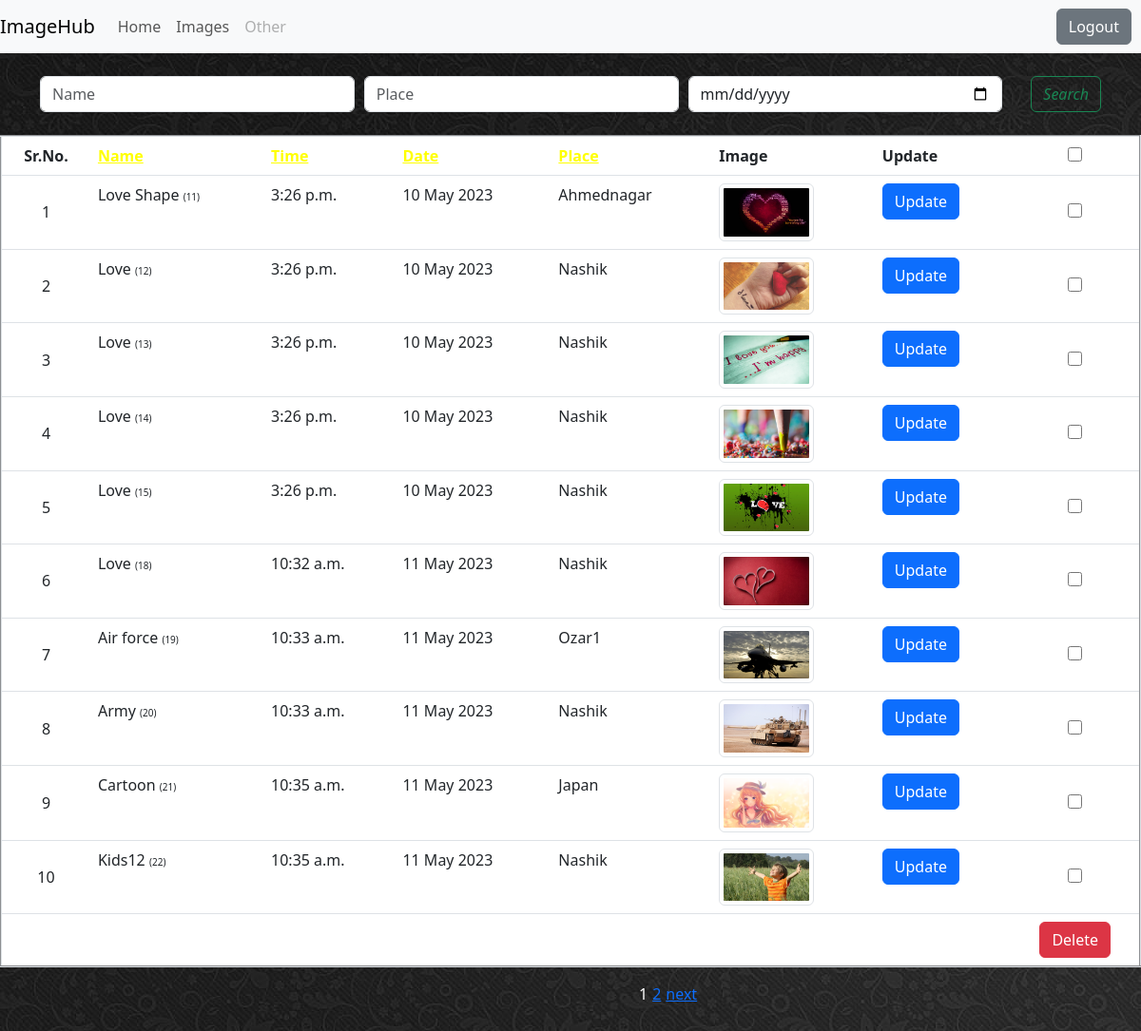
The app's page /display-images/ (signed in) with its own data.
### ImageHub/models.py (models this page shows, shortened)
class Image(models.Model):
    name = models.CharField(max_length=255,validators=[RegexValidator('^[\w\s]{2,}$',message='Only alphanumeric values are allowed.')])
    time = models.TimeField(default=now().time())
    date = models.DateField(default=now().date())
    place = models.CharField(max_length=255,validators=[RegexValidator('^(?=.*[A-Za-z]{3})[A-Za-z0-9]{3,30}$',message='Only alphanumeric values are allowed.')])
    image = models.ImageField(upload_to=image_upload_path,validators=[FileExtensionValidator(allowed_extensions=['jpg','jpeg','png']),MinFileSizeValidator(1024*10,message='File size should be at least 10kb'),MaxFileSizeValidator(1024*1024*10,message='File size should not exceed 10mb.')])
    views=models.IntegerField(default=0)

### ImageHub/views.py (the view)
    def wrapper(request, *args, **kwargs):
        if 'UserIsActive' not in request.session:
            return redirect('login') # redirect to the login page if user is not logged in
        return function(request, *args, **kwargs)

### ImageHub/views.py (called while the page is built)
def check_session(function):
    def wrapper(request, *args, **kwargs):
        if 'UserIsActive' not in request.session:
            return redirect('login') # redirect to the login page if user is not logged in
        return function(request, *args, **kwargs)
    return wrapper

### ImageHub/templates/ImageHub/display_image.html (shortened to what this page needs)
{% extends 'base.html' %}
{%load static%}
{%block content%}
  <div class="container">
    <br>
      <form class="d-flex tm-search-form">
        {{myfilter.form.name}} {{myfilter.form.place}}{{myfilter.form.date}}
          <button class="btn btn-outline-success tm-search-btn" type="submit">
              <i class="fas fa-search">Search</i>
          </button>
      </form>
  </div>
  <br>
    <form method="post" action="{% url 'delete_images' %}">
      <table class="table" border="2">
            <tr style="color: white;">
              <th style="text-align: center;vertical-align: middle;">Sr.No.</th>
              <th><a href="/display-images?attribute=name" style="color: yellow;">Name</a></th>
              <th><a href="/display-images?attribute=time"  style="color: yellow;">Time</a></th>
              <th><a href="/display-images?attribute=date" style="color: yellow;">Date</a></th>
              <th><a href="/display-images?attribute=place" style="color: yellow;">Place</a></th>
              <th>Image</th>
              <th>Update</th>
              <th style="text-align: center;vertical-align:middle;"><input type="checkbox" class="select-all" style="height: 15px;width: 15px;"></th>
            </tr>
            {%if page%}
            {% for each in page %}
              <tr style="color: white;">
                <td style="text-align: center;vertical-align: middle;">{{srno|add:forloop.counter}}</td>
                <td>{{ each.name }} <small style="font-size: x-small;">({{each.pk}})</small></td>
                <td>{{ each.time}}</td>
                <td>{{ each.date|date:'d M Y' }}</td>
                <td>{{ each.place }}</td>
                <td><a href="{{ each.image.url }}"><img src="{{ each.image.url }}" alt="{{ each.name }}" class="img-thumbnail" width="100px" height="60px"></a></td>
                <td><a href="{% url 'update_image' each.pk %}" class="btn btn-primary">Update</a></td>
                <td style="text-align: center;vertical-align:middle;"><input type="checkbox" class="select-item" name="selected_items" value="{{ each.pk }}" style="height: 15px;width: 15px;"></td>
              </tr>
            {% endfor %}
              <tr>
                  <td></td> <td></td> <td></td> <td></td> <td></td> <td></td> <td></td>
                  <td style="text-align: center;vertical-align:middle;"><input type=submit class="btn btn-danger" value="Delete"></td>
              </tr>
        </table>
      </form>
      <div class="pagination">
        {% if page.has_previous %}
        <p style="padding-right: 6in;"></p><a href="?page={{ page.previous_page_number }}">previous <small style="padding-left: 5px;"></small></a>
        {%else%}
                <p style="padding-right: 7in;"></p>
        {% endif %}
        {% for num in page.paginator.page_range %}
        {% if page.number == num %}
        <span class="current-page" id="current_page" style="color: white;">{{ num }}</span>
        {% else %}
        <p style="padding-right: 5px;"></p>
        <a href="?page={{ num }}">{{ num }}</a>
        {% endif %}
        {% endfor %}
        {% if page.has_next %}
        <a href="?page={{ page.next_page_number }}"> <small style="padding-right: 5px;"></small>  next</a>
        {% endif %}
      </div>
      <br><br>
      {%else%}
      <h1>No data Found</h1>
      {%endif%}
{%endblock%}

### ImageHub/templates/base.html (shortened to what this page needs)
<!DOCTYPE html>
{%load static%}
<html>
    <head>
        <link href="https://cdn.jsdelivr.net/npm/bootstrap@5.3.0-alpha3/dist/css/bootstrap.min.css" rel="stylesheet">
    </head>
    <body style="background-image:url('/static/images/background.jpg')">
        <nav class="navbar navbar-expand-lg navbar-light bg-light">
            <a class="navbar-brand">ImageHub</a>
            <div class="collapse navbar-collapse" id="navbarNav">
              <ul class="navbar-nav mr-auto">
                <li class="nav-item active">
                  <a class="nav-link" href="{% url 'add_image' %}">Home</a>
                </li>
                <li class="nav-item">
                  <a class="nav-link" href="/display-images?attribute=Images">Images</a>
                </li>
                <li class="nav-item">
                  <a class="nav-link disabled" href="#">Other</a>
                </li>
              </ul>
            </div>
            {%if 'UserIsActive' in request.session%}
            <ul class="nav navbar-nav navbar-right" style="padding-right: 10px;">
              <li><a class="btn btn-secondary" href="{%url 'logout'%}">Logout</a></li>
            </ul>
          {%endif%}
          </nav>
        {%block content%}
        {%endblock%}
    </body>
</html>

### records on screen
Image: counter "1", name "Love Shape", pk "11", time "3:26 p.m.", date "10 May 2023", place "Ahmednagar", image (picture)
Image: counter "2", name "Love", pk "12", time "3:26 p.m.", date "10 May 2023", place "Nashik", image (picture)
Image: counter "3", name "Love", pk "13", time "3:26 p.m.", date "10 May 2023", place "Nashik", image (picture)
Image: counter "4", name "Love", pk "14", time "3:26 p.m.", date "10 May 2023", place "Nashik", image (picture)
Image: counter "5", name "Love", pk "15", time "3:26 p.m.", date "10 May 2023", place "Nashik", image (picture)
Image: counter "6", name "Love", pk "18", time "10:32 a.m.", date "11 May 2023", place "Nashik", image (picture)
Image: counter "7", name "Air force", pk "19", time "10:33 a.m.", date "11 May 2023", place "Ozar1", image (picture)
Image: counter "8", name "Army", pk "20", time "10:33 a.m.", date "11 May 2023", place "Nashik", image (picture)
Image: counter "9", name "Cartoon", pk "21", time "10:35 a.m.", date "11 May 2023", place "Japan", image (picture)
Image: counter "10", name "Kids12", pk "22", time "10:35 a.m.", date "11 May 2023", place "Nashik", image (picture)

### other values on screen
{{ num }} "1"
{{ num }} "2"
